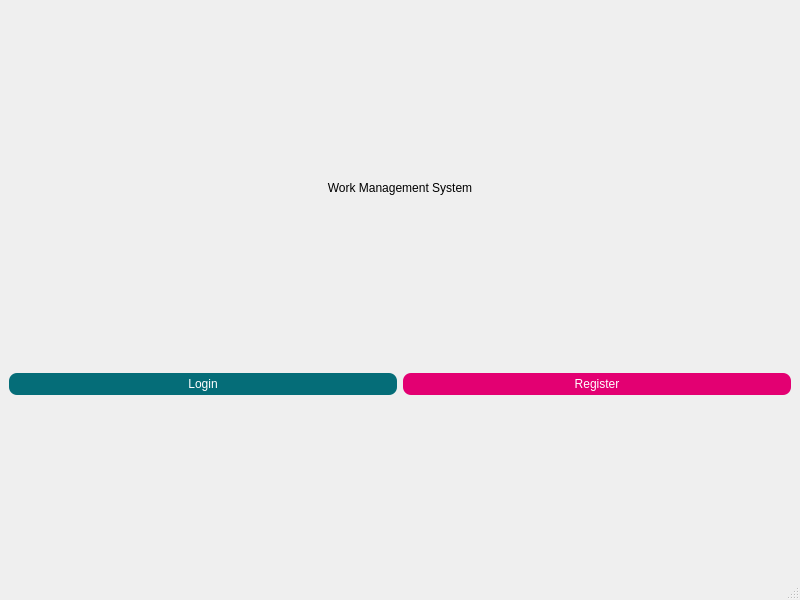
<?xml version="1.0" encoding="UTF-8"?>
<ui version="4.0">
 <class>MainWindow</class>
 <widget class="QMainWindow" name="MainWindow">
  <property name="geometry">
   <rect>
    <x>0</x>
    <y>0</y>
    <width>800</width>
    <height>600</height>
   </rect>
  </property>
  <property name="windowTitle">
   <string>MainWindow</string>
  </property>
  <widget class="QWidget" name="centralwidget">
   <layout class="QGridLayout" name="gridLayout">
    <item row="1" column="0">
     <widget class="QPushButton" name="LoginBtn">
      <property name="styleSheet">
       <string notr="true">background-color: rgb(5, 109, 120);
color: rgb(255, 255, 255);
border-radius:8px;
padding-top:4px;
padding-bottom:4px;
padding-left:25px;
padding-right:25px;</string>
      </property>
      <property name="text">
       <string>Login</string>
      </property>
     </widget>
    </item>
    <item row="1" column="1">
     <widget class="QPushButton" name="RegisterBtn">
      <property name="styleSheet">
       <string notr="true">background-color: rgb(227, 0, 114);
color: rgb(255, 255, 255);
border-radius:8px;
padding-top:4px;
padding-bottom:4px;
padding-left:25px;
padding-right:25px;</string>
      </property>
      <property name="text">
       <string>Register</string>
      </property>
     </widget>
    </item>
    <item row="0" column="0" colspan="2">
     <widget class="QLabel" name="Title">
      <property name="sizePolicy">
       <sizepolicy hsizetype="Preferred" vsizetype="Fixed">
        <horstretch>0</horstretch>
        <verstretch>0</verstretch>
       </sizepolicy>
      </property>
      <property name="text">
       <string>Work Management System</string>
      </property>
      <property name="alignment">
       <set>Qt::AlignCenter</set>
      </property>
     </widget>
    </item>
   </layout>
  </widget>
  <widget class="QMenuBar" name="menubar">
   <property name="geometry">
    <rect>
     <x>0</x>
     <y>0</y>
     <width>800</width>
     <height>21</height>
    </rect>
   </property>
  </widget>
  <widget class="QStatusBar" name="statusbar"/>
 </widget>
 <resources/>
 <connections/>
</ui>
